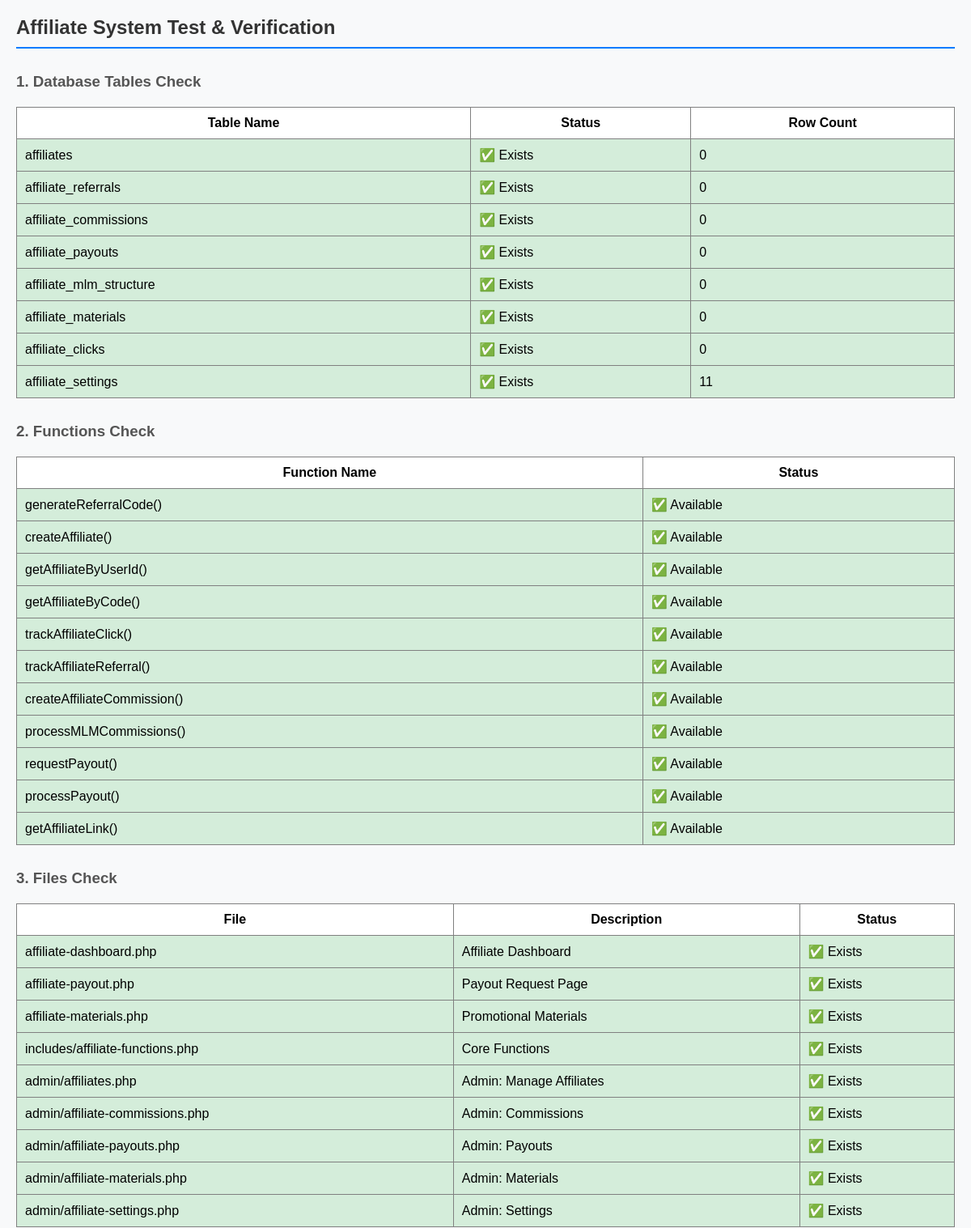
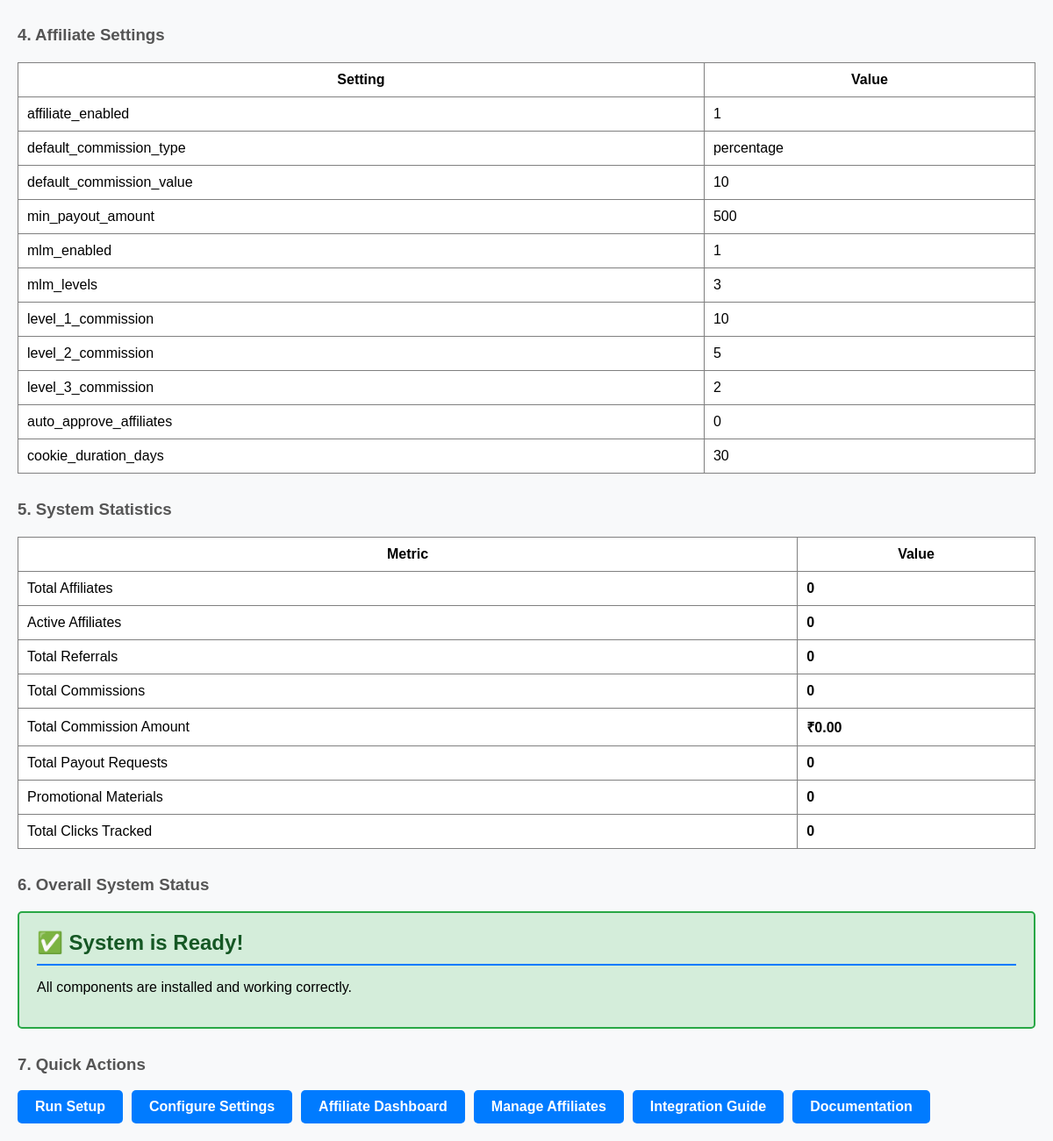
Screenshot of /test-affiliate-system.php with the database file from the repository (2 pictures, top to bottom).
### tables this page shows
CREATE TABLE IF NOT EXISTS affiliate_settings (
    id INT PRIMARY KEY AUTO_INCREMENT,
    setting_key VARCHAR(100) UNIQUE NOT NULL,
    setting_value TEXT,
    updated_at TIMESTAMP DEFAULT CURRENT_TIMESTAMP ON UPDATE CURRENT_TIMESTAMP
);

### test-affiliate-system.php (the view, shortened to what this page needs)
<?php
require_once 'config/config.php';
echo "<h2>Affiliate System Test & Verification</h2>";
$tables = [
    'affiliates',
    'affiliate_referrals',
    'affiliate_commissions',
    'affiliate_payouts',
    'affiliate_mlm_structure',
    'affiliate_materials',
    'affiliate_clicks',
    'affiliate_settings'
];
echo "<h3>1. Database Tables Check</h3>";
echo "<table border='1' cellpadding='10' style='border-collapse: collapse; width: 100%;'>";
echo "<tr><th>Table Name</th><th>Status</th><th>Row Count</th></tr>";
$allTablesExist = true;
foreach ($tables as $table) {
    $result = $conn->query("SHOW TABLES LIKE '$table'");
    $exists = $result->num_rows > 0;
    $allTablesExist = $allTablesExist && $exists;
    $count = 0;
    if ($exists) {
        $countResult = $conn->query("SELECT COUNT(*) as count FROM $table");
        $count = $countResult->fetch_assoc()['count'];
    }
    $status = $exists ? "✅ Exists" : "❌ Missing";
    $color = $exists ? "#d4edda" : "#f8d7da";
    echo "<tr style='background: $color;'><td>$table</td><td>$status</td><td>$count</td></tr>";
}
echo "</table>";
echo "<h3>2. Functions Check</h3>";
$functions = [
    'generateReferralCode',
    'createAffiliate',
    'getAffiliateByUserId',
    'getAffiliateByCode',
    'trackAffiliateClick',
    'trackAffiliateReferral',
    'createAffiliateCommission',
    'processMLMCommissions',
    'requestPayout',
    'processPayout',
    'getAffiliateLink'
];
echo "<table border='1' cellpadding='10' style='border-collapse: collapse; width: 100%;'>";
echo "<tr><th>Function Name</th><th>Status</th></tr>";
$allFunctionsExist = true;
foreach ($functions as $function) {
    $exists = function_exists($function);
    $allFunctionsExist = $allFunctionsExist && $exists;
    $status = $exists ? "✅ Available" : "❌ Missing";
    $color = $exists ? "#d4edda" : "#f8d7da";
    echo "<tr style='background: $color;'><td>$function()</td><td>$status</td></tr>";
}
echo "</table>";
echo "<h3>3. Files Check</h3>";
$files = [
    'affiliate-dashboard.php' => 'Affiliate Dashboard',
    'affiliate-payout.php' => 'Payout Request Page',
    'affiliate-materials.php' => 'Promotional Materials',
    'includes/affiliate-functions.php' => 'Core Functions',
    'admin/affiliates.php' => 'Admin: Manage Affiliates',
    'admin/affiliate-commissions.php' => 'Admin: Commissions',
    'admin/affiliate-payouts.php' => 'Admin: Payouts',
    'admin/affiliate-materials.php' => 'Admin: Materials',
    'admin/affiliate-settings.php' => 'Admin: Settings'
];
echo "<table border='1' cellpadding='10' style='border-collapse: collapse; width: 100%;'>";
echo "<tr><th>File</th><th>Description</th><th>Status</th></tr>";
$allFilesExist = true;
foreach ($files as $file => $description) {
    $exists = file_exists($file);
    $allFilesExist = $allFilesExist && $exists;
    $status = $exists ? "✅ Exists" : "❌ Missing";
    $color = $exists ? "#d4edda" : "#f8d7da";
    echo "<tr style='background: $color;'><td>$file</td><td>$description</td><td>$status</td></tr>";
}
echo "</table>";
echo "<h3>4. Affiliate Settings</h3>";
$settings = $conn->query("SELECT * FROM affiliate_settings");
if ($settings && $settings->num_rows > 0) {
    echo "<table border='1' cellpadding='10' style='border-collapse: collapse; width: 100%;'>";
    echo "<tr><th>Setting</th><th>Value</th></tr>";
    while ($setting = $settings->fetch_assoc()) {
        echo "<tr><td>{$setting['setting_key']}</td><td>{$setting['setting_value']}</td></tr>";
    }
    echo "</table>";
} else {
    echo "<p style='color: red;'>⚠️ No settings found. Run setup script first.</p>";
}
echo "<h3>5. System Statistics</h3>";
$stats = [];
$result = $conn->query("SELECT COUNT(*) as count FROM affiliates");
$stats['Total Affiliates'] = $result ? $result->fetch_assoc()['count'] : 0;
$result = $conn->query("SELECT COUNT(*) as count FROM affiliates WHERE status = 'active'");
$stats['Active Affiliates'] = $result ? $result->fetch_assoc()['count'] : 0;
$result = $conn->query("SELECT COUNT(*) as count FROM affiliate_referrals");
$stats['Total Referrals'] = $result ? $result->fetch_assoc()['count'] : 0;
$result = $conn->query("SELECT COUNT(*) as count FROM affiliate_commissions");
$stats['Total Commissions'] = $result ? $result->fetch_assoc()['count'] : 0;
$result = $conn->query("SELECT SUM(commission_amount) as total FROM affiliate_commissions");
$row = $result ? $result->fetch_assoc() : null;
$stats['Total Commission Amount'] = '₹' . number_format($row['total'] ?? 0, 2);
$result = $conn->query("SELECT COUNT(*) as count FROM affiliate_payouts");
$stats['Total Payout Requests'] = $result ? $result->fetch_assoc()['count'] : 0;
$result = $conn->query("SELECT COUNT(*) as count FROM affiliate_materials");
$stats['Promotional Materials'] = $result ? $result->fetch_assoc()['count'] : 0;
$result = $conn->query("SELECT COUNT(*) as count FROM affiliate_clicks");
$stats['Total Clicks Tracked'] = $result ? $result->fetch_assoc()['count'] : 0;
echo "<table border='1' cellpadding='10' style='border-collapse: collapse; width: 100%;'>";
echo "<tr><th>Metric</th><th>Value</th></tr>";
foreach ($stats as $key => $value) {
    echo "<tr><td>$key</td><td><strong>$value</strong></td></tr>";
}
echo "</table>";
echo "<h3>6. Overall System Status</h3>";
if ($allTablesExist && $allFunctionsExist && $allFilesExist) {
    echo "<div style='background: #d4edda; padding: 20px; border-radius: 5px; border: 2px solid #28a745;'>";
    echo "<h2 style='color: #155724; margin: 0;'>✅ System is Ready!</h2>";
    echo "<p>All components are installed and working correctly.</p>";
    echo "</div>";
} else {
    echo "<div style='background: #f8d7da; padding: 20px; border-radius: 5px; border: 2px solid #dc3545;'>";
    echo "<h2 style='color: #721c24; margin: 0;'>❌ System Incomplete</h2>";
    echo "<p>Some components are missing. Please run the setup script.</p>";
    echo "</div>";
}
echo "<h3>7. Quick Actions</h3>";
echo "<div style='display: flex; gap: 10px; flex-wrap: wrap;'>";
echo "<a href='setup-affiliate-system.php' class='btn'>Run Setup</a>";
echo "<a href='admin/affiliate-settings.php' class='btn'>Configure Settings</a>";
echo "<a href='affiliate-dashboard.php' class='btn'>Affiliate Dashboard</a>";
echo "<a href='admin/affiliates.php' class='btn'>Manage Affiliates</a>";
echo "<a href='integrate-affiliate-tracking.php' class='btn'>Integration Guide</a>";
echo "<a href='AFFILIATE_SYSTEM_COMPLETE.md' class='btn'>Documentation</a>";
echo "</div>";
?>

### test-affiliate-system.php (style rules this page uses)
h2 { color: #333; border-bottom: 2px solid #007bff; padding-bottom: 10px; }
h3 { color: #555; margin-top: 30px; }
table { margin: 20px 0; background: white; }
.btn { display: inline-block; padding: 10px 20px; background: #007bff; color: white; text-decoration: none; border-radius: 5px; font-weight: bold; }

### rows the page displays
affiliate_settings: setting_key "affiliate_enabled", setting_value "1"
affiliate_settings: setting_key "default_commission_type", setting_value "percentage"
affiliate_settings: setting_key "default_commission_value", setting_value "10"
affiliate_settings: setting_key "min_payout_amount", setting_value "500"
affiliate_settings: setting_key "mlm_enabled", setting_value "1"
affiliate_settings: setting_key "mlm_levels", setting_value "3"
affiliate_settings: setting_key "level_1_commission", setting_value "10"
affiliate_settings: setting_key "level_2_commission", setting_value "5"
affiliate_settings: setting_key "level_3_commission", setting_value "2"
affiliate_settings: setting_key "auto_approve_affiliates", setting_value "0"
affiliate_settings: setting_key "cookie_duration_days", setting_value "30"

### other values shown
$table "affiliates"
$status "✅ Exists"
$count "0"
$table "affiliate_referrals"
$table "affiliate_commissions"
$table "affiliate_payouts"
$table "affiliate_mlm_structure"
$table "affiliate_materials"
$table "affiliate_clicks"
$table "affiliate_settings"
$count "11"
$function "generateReferralCode"
$status "✅ Available"
$function "createAffiliate"
$function "getAffiliateByUserId"
